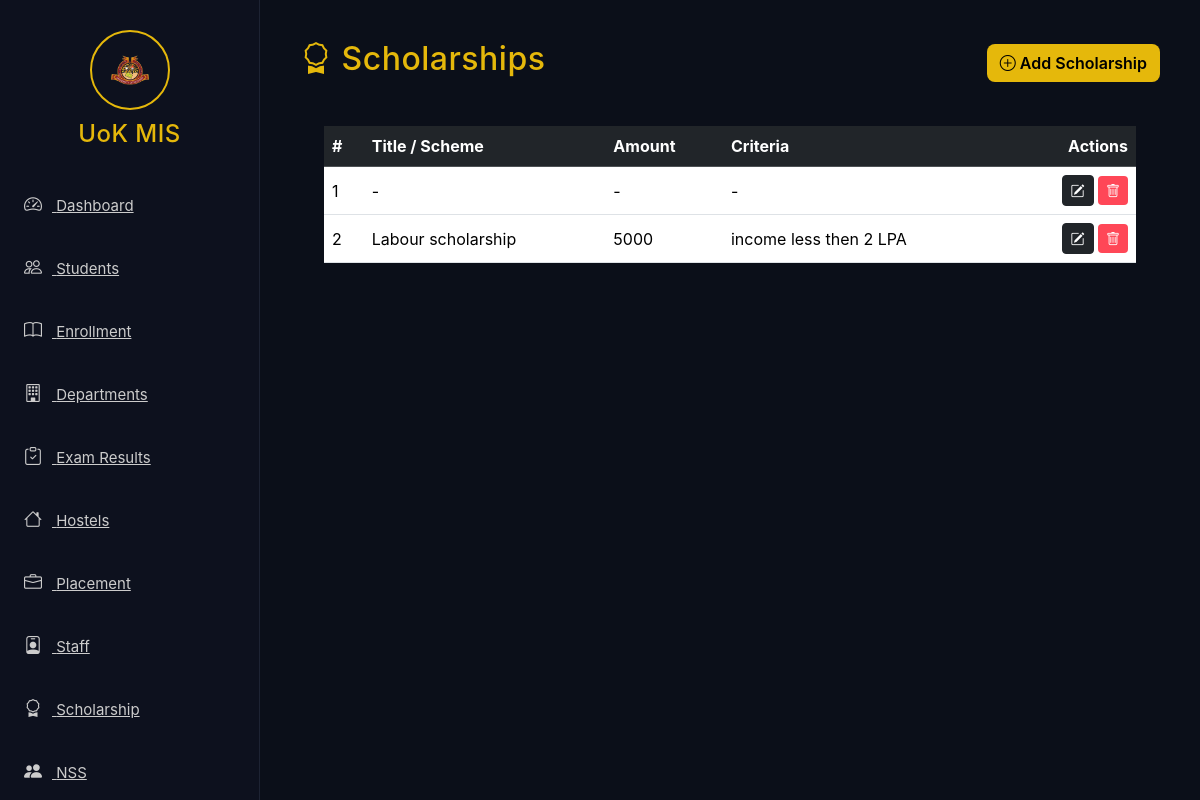
Page /scholarship on the committed database.
### app/models.py (models this page shows, shortened)
class Scholarship(db.Model):
    id = db.Column(db.Integer, primary_key=True)
    title = db.Column(db.String(200), nullable=False)
    amount = db.Column(db.String(50))
    criteria = db.Column(db.String(300))
    created_at = db.Column(db.DateTime, default=datetime.utcnow)

### app/routes.py (the view)
@main.route("/scholarship")
def scholarship():
    scholarships = Scholarship.query.order_by(Scholarship.id.desc()).all()
    return render_template("scholarship/scholarship.html", scholarships=scholarships)

### app/templates/scholarship/scholarship.html
{% extends 'base.html' %}
{% block content %}
<div class="page-header d-flex justify-content-between align-items-center">
  <h2><i class="bi bi-award"></i> Scholarships</h2>
  <a href="{{ url_for('main.add_scholarship') }}" class="btn btn-gold">
    <i class="bi bi-plus-circle"></i> Add Scholarship
  </a>
</div>
<div class="card-glow p-4 mt-3">
  <table class="table table-hover align-middle">
    <thead class="table-dark">
      <tr>
        <th>#</th>
        <th>Title / Scheme</th>
        <th>Amount</th>
        <th>Criteria</th>
        <th class="text-end">Actions</th>
      </tr>
    </thead>
    <tbody>
      {% for s in scholarships %}
      <tr>
        <td>{{ loop.index }}</td>
        <td>{{ s.title or '-' }}</td>
        <td>{{ s.amount or '-' }}</td>
        <td>{{ s.criteria or '-' }}</td>
        <td class="text-end">
          <a href="{{ url_for('main.edit_scholarship', scholarship_id=s.id) }}"
             class="btn btn-sm btn-dark">
             <i class="bi bi-pencil-square"></i>
          </a>
          <form method="POST"
                action="{{ url_for('main.delete_scholarship', scholarship_id=s.id) }}"
                style="display:inline;">
            <button class="btn btn-sm btn-danger" onclick="return confirm('Delete this scholarship?')">
              <i class="bi bi-trash"></i>
            </button>
          </form>
        </td>
      </tr>
      {% else %}
      <tr>
        <td colspan="5" class="text-center">No scholarships yet.</td>
      </tr>
      {% endfor %}
    </tbody>
  </table>
</div>
{% endblock %}

### app/static/css/style.css (style rules this page uses)
body { background: #0b0f19; color: #eee; font-family: "Inter", sans-serif; overflow-x: hidden; }
h1, h2, h3, h4, h5, h6 { color: #e5b80b; letter-spacing: 0.5px; }
.table { color: #eee; }
.table thead { background: #151b2e; }
.btn-danger { background: #ff4757; border: none; }
.btn-gold { background: #e5b80b; color: #000; border-radius: 8px; font-weight: 600; }

### rows in the picture
Scholarship: title "-", amount "-", criteria "-"
Scholarship: title "Labour scholarship", amount "5000", criteria "income less then 2 LPA"
